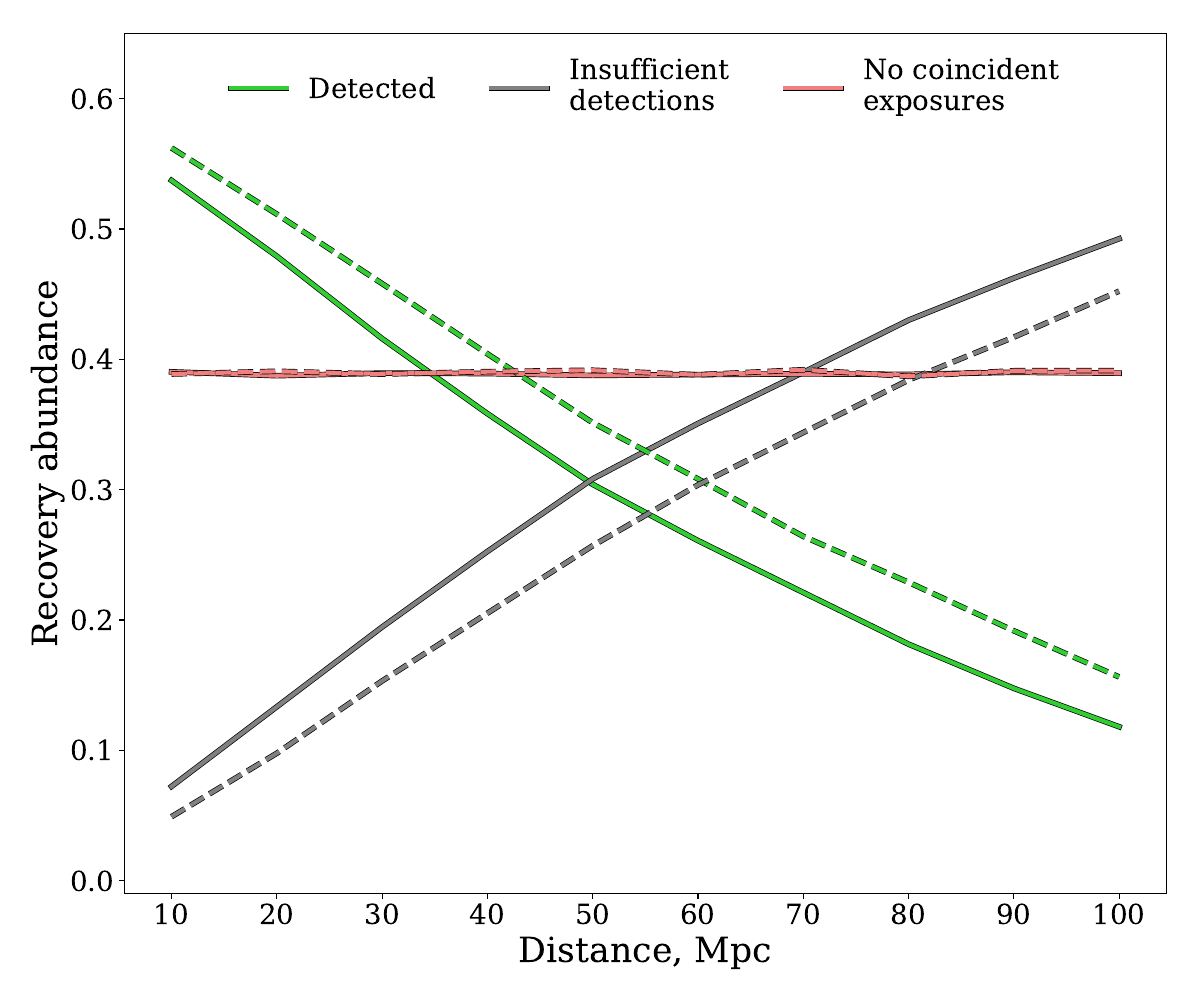

Write the Python code that produced this figure.
import os
import numpy as np
import pandas as pd
import matplotlib.pyplot as plt
import matplotlib.ticker as ticker
import matplotlib.gridspec as gridspec
import matplotlib.patheffects as pe
from matplotlib import cm

"""
Plot meta-data
"""
SMALL_SIZE = 20
MEDIUM_SIZE = 25
BIGGER_SIZE = 30

plt.rc('font', size=SMALL_SIZE)          	# controls default text sizes
plt.rc('axes', titlesize=BIGGER_SIZE)     	# fontsize of the axes title
plt.rc('axes', labelsize=MEDIUM_SIZE)    	# fontsize of the x and y labels
plt.rc('xtick', labelsize=SMALL_SIZE)    	# fontsize of the tick labels
plt.rc('ytick', labelsize=SMALL_SIZE)    	# fontsize of the tick labels
plt.rc('legend', fontsize=MEDIUM_SIZE)    	# legend fontsize
plt.rc('figure', titlesize=BIGGER_SIZE)  	# fontsize of the figure title

plt.rcParams["font.family"] = "serif"
plt.rcParams['mathtext.fontset'] = 'dejavuserif'

# gs = gridspec.GridSpec(1, 2)
fig, ax = plt.subplots(1, 1, figsize = (12,10))

colours = ['limegreen', 'grey', 'lightcoral', 'khaki']

"""
Plot meta-data end
"""

settings_file = 'settings.yaml'
population_file = 'population.csv'

results_directories_kn = np.array(['1e5_kn_to10Mpc',
						    	   '1e5_kn_to20Mpc',
								   '1e5_kn_to30Mpc',
								   '1e5_kn_to40Mpc',
								   '1e5_kn_to50Mpc',
								   '1e5_kn_to60Mpc',
								   '1e5_kn_to70Mpc',
								   '1e5_kn_to80Mpc',
								   '1e5_kn_to90Mpc',
								   '1e5_kn_to100Mpc'])

results_directories_knnoext = np.array(['1e5_kn_to10Mpc_noext',
						    	        '1e5_kn_to20Mpc_noext',
								        '1e5_kn_to30Mpc_noext',
								        '1e5_kn_to40Mpc_noext',
								        '1e5_kn_to50Mpc_noext',
								        '1e5_kn_to60Mpc_noext',
								        '1e5_kn_to70Mpc_noext',
								        '1e5_kn_to80Mpc_noext',
								        '1e5_kn_to90Mpc_noext',
								        '1e5_kn_to100Mpc_noext'])


results_directories_list = [results_directories_kn, results_directories_knnoext]
distances_toplot = np.arange(10, 101, 10)

plot_titles = ['AT2017gfo-like w/ extinction', 'AT2017gfo-like w/o extinction']

for ii, item in enumerate(results_directories_list):

	insuff_det = []
	no_spat = []
	suff_det = []

	for jj in range(0, len(item)):

		results_directory_path = os.path.join('../results', item[jj])
		population_df = pd.read_csv(os.path.join(results_directory_path, population_file))
	
		reasons = population_df['reason'].value_counts().rename_axis('reason').reset_index(name = 'counts')
		reasons = reasons.sort_values(by = 'reason')
	
		insuff_det.append(int(reasons['counts'].where(reasons['reason'] == 'Insufficient detections').dropna()))
		no_spat.append(int(reasons['counts'].where(reasons['reason'] == 'No spatial coincidence').dropna()))
		suff_det.append(int(reasons['counts'].where(reasons['reason'] == 'Detected').dropna()))

	insuff_det = np.array(insuff_det) / 1e5
	no_spat = np.array(no_spat) / 1e5
	suff_det = np.array(suff_det) / 1e5
	
# 	print(insuff_det)
# 	print(suff_det)
# 	print(no_spat)

	total_abundance = insuff_det + no_spat + suff_det
	
# 	print(total_abundance)

	if plot_titles[ii] == 'AT2017gfo-like w/ extinction':
		
		ax.plot(distances_toplot, suff_det, marker = 'None', ls = '-', linewidth = 3, color = 'limegreen', label = 'Detected', path_effects = [pe.Stroke(linewidth = 4, foreground = 'black'), pe.Normal()])
		ax.plot(distances_toplot, insuff_det, marker = 'None', ls = '-', linewidth = 3, color = 'grey', label = 'Insufficient\ndetections', path_effects = [pe.Stroke(linewidth = 4, foreground = 'black'), pe.Normal()])
		ax.plot(distances_toplot, no_spat, marker = 'None', ls = '-', linewidth = 3, color = 'lightcoral', label = 'No coincident\nexposures', path_effects = [pe.Stroke(linewidth = 4, foreground = 'black'), pe.Normal()])
# 		ax.plot(distances_toplot, total_abundance, marker = 'None', ls = '-', linewidth = 3, color = 'royalblue', label = 'Total\nabundance')
		
	elif plot_titles[ii] == 'AT2017gfo-like w/o extinction':

		ax.plot(distances_toplot, suff_det, marker = 'None', ls = '--', linewidth = 3, color = 'limegreen', path_effects = [pe.Stroke(linewidth = 4, foreground = 'black'), pe.Normal()])
		ax.plot(distances_toplot, insuff_det, marker = 'None', ls = '--', linewidth = 3, color = 'grey', path_effects = [pe.Stroke(linewidth = 4, foreground = 'black'), pe.Normal()])
		ax.plot(distances_toplot, no_spat, marker = 'None', ls = '--', linewidth = 3, color = 'lightcoral', path_effects = [pe.Stroke(linewidth = 4, foreground = 'black'), pe.Normal()])
# 		ax.plot(distances_toplot, total_abundance, marker = 'None', ls = '--', linewidth = 3, color = 'royalblue', label = 'Total\nabundance')
	
	print(plot_titles[ii], np.median(no_spat)*100., np.mean(no_spat)*100.)
	
# 	ax.set_title(plot_titles[ii])

	ax.xaxis.set_major_locator(ticker.MultipleLocator(10))
	ax.yaxis.set_major_locator(ticker.MultipleLocator(0.1))

	ax.set_xlabel('Distance, Mpc')
	ax.set_ylabel('Recovery abundance')


# print(no_spat)
# print(np.mean(no_spat))
# print(np.median(no_spat))


# axs[1,1].get_xaxis().set_visible(False)
# axs[1,1].get_yaxis().set_visible(False)
# plt.axis('off')



# ax = plt.subplot(gs[1,3])
# ax.plot([], [], marker = 'None', ls = '-', linewidth = 3, color = 'limegreen', label = 'Detected')
# ax.plot([], [], marker = 'None', ls = '-', linewidth = 3, color = 'grey', label = 'Insufficient\ndetections')
# ax.plot([], [], marker = 'None', ls = '-', linewidth = 3, color = 'lightcoral', label = 'No coincident\nexposures')
# ax.plot([], [], marker = 'None', ls = '-', linewidth = 3, color = 'royalblue', label = 'Total\nabundance')
# 
# plt.axis('off')
ax.legend(loc = 'upper center', frameon = False, ncol = 3, fontsize = 'medium')

ax.set_ylim([-0.01, 0.65])




plt.tight_layout()
plt.savefig('makeRecoveryReasonAbundancePlot_extinction.pdf')
plt.show()



